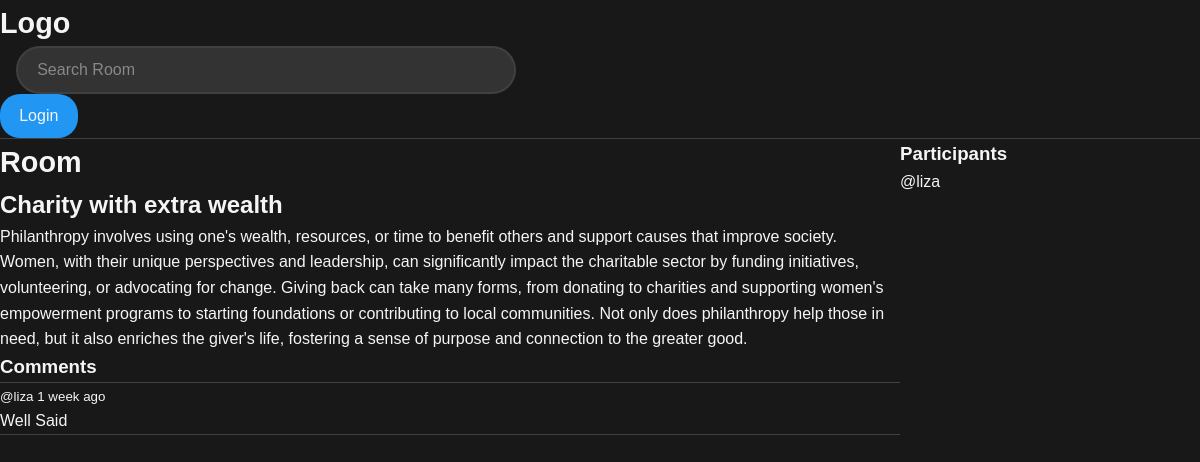
Page /room/15/ on the committed database.
### base/models.py (models this page shows, shortened)
class Room(models.Model):
    host=models.ForeignKey(User, on_delete=models.SET_NULL, null=True)
    topic=models.ForeignKey(Topic, on_delete=models.SET_NULL, null=True)
    name = models.CharField(max_length=200)
    description = models.TextField(null=True, blank=True)
    participants=models.ManyToManyField(User, related_name="participants", blank=True)
    updated = models.DateTimeField(auto_now=True)
    created = models.DateTimeField(auto_now_add=True)
    class Meta:
        ordering=["-updated", "-created"]

class Message(models.Model):
    user=models.ForeignKey(User, on_delete=models.CASCADE)
    room = models.ForeignKey(Room, on_delete=models.CASCADE)
    body= models.TextField()
    updated = models.DateTimeField(auto_now=True)
    created = models.DateTimeField(auto_now_add=True)

### base/views.py (the view, shortened to what this page needs)
# urls.py: path("room/<str:pk>/", views.room, name="room"),
def room(request, pk):
    room = Room.objects.get(id=pk)
    room_messages = room.message_set.all().order_by('-created')
    participants = room.participants.all()
    return render(request, "base/room.html", {
        "room": room,
        "room_messages": room_messages,
        "participants": participants,
    })

### base/templates/base/room.html (shortened to what this page needs)
{% extends 'main.html'%}
{%block content%}
<div class="parent-container">
  <div>
    <h1>Room</h1>
    <h2>{{ room.name }}</h2>
    <p>{{ room.description }}</p>
    <div class="comment-div">
      {% include 'base/commentdisplay.html' %}
    </div>
  </div>
  <div>
    {% include 'base/participants.html' %}
  </div>
</div>
{%endblock%}

### base/templates/base/commentdisplay.html (shortened to what this page needs)
<h3>Comments</h3>
<hr />
{%for message in room_messages%}
<small>@{{message.user}} {{message.created|timesince}} ago</small>
<p>{{message.body}}</p>
<hr />
{% endfor %}

### base/templates/base/participants.html
<h3>Participants</h3>
    {% for user in participants %}
    <p>@{{ user.username }}</p>
    {% empty %}
    <p>No participants yet.</p>
    {% endfor %}

### static/styles/main.css (style rules this page uses)
* { margin: 0; padding: 0; box-sizing: border-box; }
body { font-family: Arial, sans-serif; background-color: #181818; color: #f5f5f5; line-height: 1.6; }
h1 { font-size: 1.8rem; font-weight: 700; color: #f5f5f5; text-decoration: none; }
hr { border: none; height: 1px; background-color: #404040; margin: 0; }

### base/templates/base/room.html (style rules this page uses)
.parent-container { display: grid; grid-template-columns: 3fr 1fr; }

### rows in the picture
Room: name "Charity with extra wealth", description "Philanthropy involves using one's wealth, resources, or time to benefit others and support causes that improve society. Women, with their unique perspectives and leadership, can significantly impact the charitable sector by funding initiatives, volunteering, or advocating for change. Giving back can take many forms, from donating to charities and supporting women's empowerment programs to starting foundations or contributing to local communities. Not only does philanthropy help those in need, but it also enriches the giver's life, fostering a sense of purpose and connection to the greater good."
Message: user "liza", created "1 week", body "Well Said"

### other values in the picture
{{ user.username }} "liza"
